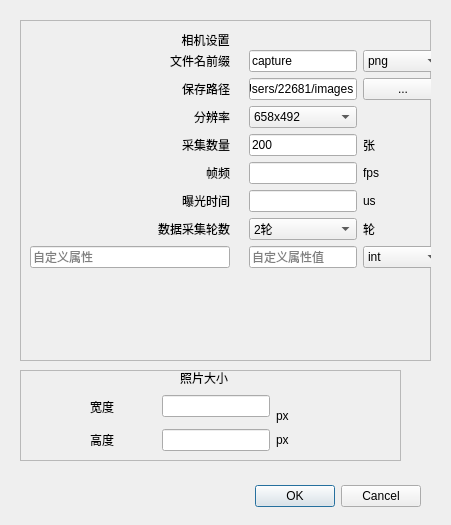
<?xml version="1.0" encoding="UTF-8"?>
<ui version="4.0">
 <class>SettingDialog</class>
 <widget class="QDialog" name="SettingDialog">
  <property name="geometry">
   <rect>
    <x>0</x>
    <y>0</y>
    <width>451</width>
    <height>525</height>
   </rect>
  </property>
  <property name="windowTitle">
   <string>Dialog</string>
  </property>
  <widget class="QDialogButtonBox" name="buttonBox">
   <property name="geometry">
    <rect>
     <x>80</x>
     <y>480</y>
     <width>341</width>
     <height>32</height>
    </rect>
   </property>
   <property name="orientation">
    <enum>Qt::Orientation::Horizontal</enum>
   </property>
   <property name="standardButtons">
    <set>QDialogButtonBox::StandardButton::Cancel|QDialogButtonBox::StandardButton::Ok</set>
   </property>
  </widget>
  <widget class="QFrame" name="frame">
   <property name="geometry">
    <rect>
     <x>20</x>
     <y>20</y>
     <width>411</width>
     <height>341</height>
    </rect>
   </property>
   <property name="frameShape">
    <enum>QFrame::Shape::StyledPanel</enum>
   </property>
   <property name="frameShadow">
    <enum>QFrame::Shadow::Raised</enum>
   </property>
   <widget class="QLabel" name="label">
    <property name="geometry">
     <rect>
      <x>10</x>
      <y>10</y>
      <width>351</width>
      <height>20</height>
     </rect>
    </property>
    <property name="text">
     <string>相机设置</string>
    </property>
    <property name="alignment">
     <set>Qt::AlignmentFlag::AlignCenter</set>
    </property>
   </widget>
   <widget class="QWidget" name="formLayoutWidget">
    <property name="geometry">
     <rect>
      <x>10</x>
      <y>30</y>
      <width>413</width>
      <height>321</height>
     </rect>
    </property>
    <layout class="QGridLayout" name="gridLayout" columnstretch="1,0,0,0,0,0">
     <item row="9" column="1">
      <widget class="QLabel" name="label_11">
       <property name="text">
        <string/>
       </property>
      </widget>
     </item>
     <item row="0" column="4">
      <widget class="QLineEdit" name="filePrefix">
       <property name="sizePolicy">
        <sizepolicy hsizetype="Fixed" vsizetype="Fixed">
         <horstretch>0</horstretch>
         <verstretch>0</verstretch>
        </sizepolicy>
       </property>
       <property name="text">
        <string>capture</string>
       </property>
      </widget>
     </item>
     <item row="6" column="4">
      <widget class="QLineEdit" name="exposureTime">
       <property name="sizePolicy">
        <sizepolicy hsizetype="Fixed" vsizetype="Fixed">
         <horstretch>0</horstretch>
         <verstretch>0</verstretch>
        </sizepolicy>
       </property>
      </widget>
     </item>
     <item row="3" column="5">
      <widget class="QLabel" name="label_13">
       <property name="text">
        <string>张</string>
       </property>
      </widget>
     </item>
     <item row="6" column="0">
      <widget class="QLabel" name="label_6">
       <property name="text">
        <string>曝光时间</string>
       </property>
       <property name="alignment">
        <set>Qt::AlignmentFlag::AlignRight|Qt::AlignmentFlag::AlignTrailing|Qt::AlignmentFlag::AlignVCenter</set>
       </property>
      </widget>
     </item>
     <item row="2" column="0">
      <widget class="QLabel" name="label_18">
       <property name="text">
        <string>分辨率</string>
       </property>
       <property name="alignment">
        <set>Qt::AlignmentFlag::AlignRight|Qt::AlignmentFlag::AlignTrailing|Qt::AlignmentFlag::AlignVCenter</set>
       </property>
      </widget>
     </item>
     <item row="5" column="0">
      <widget class="QLabel" name="label_5">
       <property name="text">
        <string>帧频</string>
       </property>
       <property name="alignment">
        <set>Qt::AlignmentFlag::AlignRight|Qt::AlignmentFlag::AlignTrailing|Qt::AlignmentFlag::AlignVCenter</set>
       </property>
      </widget>
     </item>
     <item row="5" column="5">
      <widget class="QLabel" name="label_15">
       <property name="text">
        <string>fps</string>
       </property>
      </widget>
     </item>
     <item row="0" column="5">
      <widget class="QComboBox" name="imageFormat">
       <item>
        <property name="text">
         <string>png</string>
        </property>
       </item>
       <item>
        <property name="text">
         <string>tiff</string>
        </property>
       </item>
      </widget>
     </item>
     <item row="6" column="5">
      <widget class="QLabel" name="label_14">
       <property name="text">
        <string>us</string>
       </property>
      </widget>
     </item>
     <item row="1" column="0">
      <widget class="QLabel" name="label_3">
       <property name="text">
        <string>保存路径</string>
       </property>
       <property name="alignment">
        <set>Qt::AlignmentFlag::AlignRight|Qt::AlignmentFlag::AlignTrailing|Qt::AlignmentFlag::AlignVCenter</set>
       </property>
      </widget>
     </item>
     <item row="3" column="4">
      <widget class="QLineEdit" name="image2save">
       <property name="sizePolicy">
        <sizepolicy hsizetype="Fixed" vsizetype="Fixed">
         <horstretch>0</horstretch>
         <verstretch>0</verstretch>
        </sizepolicy>
       </property>
       <property name="text">
        <string>200</string>
       </property>
      </widget>
     </item>
     <item row="8" column="4">
      <widget class="QLineEdit" name="customValue">
       <property name="placeholderText">
        <string>自定义属性值</string>
       </property>
      </widget>
     </item>
     <item row="0" column="0">
      <widget class="QLabel" name="label_2">
       <property name="text">
        <string>文件名前缀</string>
       </property>
       <property name="alignment">
        <set>Qt::AlignmentFlag::AlignRight|Qt::AlignmentFlag::AlignTrailing|Qt::AlignmentFlag::AlignVCenter</set>
       </property>
      </widget>
     </item>
     <item row="3" column="0">
      <widget class="QLabel" name="label_4">
       <property name="text">
        <string>采集数量</string>
       </property>
       <property name="alignment">
        <set>Qt::AlignmentFlag::AlignRight|Qt::AlignmentFlag::AlignTrailing|Qt::AlignmentFlag::AlignVCenter</set>
       </property>
      </widget>
     </item>
     <item row="5" column="4">
      <widget class="QLineEdit" name="fps">
       <property name="sizePolicy">
        <sizepolicy hsizetype="Fixed" vsizetype="Fixed">
         <horstretch>0</horstretch>
         <verstretch>0</verstretch>
        </sizepolicy>
       </property>
      </widget>
     </item>
     <item row="1" column="4">
      <widget class="QLineEdit" name="filePath">
       <property name="sizePolicy">
        <sizepolicy hsizetype="Fixed" vsizetype="Fixed">
         <horstretch>0</horstretch>
         <verstretch>0</verstretch>
        </sizepolicy>
       </property>
       <property name="text">
        <string>/Users/22681/images</string>
       </property>
      </widget>
     </item>
     <item row="8" column="0">
      <widget class="QLineEdit" name="customAttr">
       <property name="placeholderText">
        <string>自定义属性</string>
       </property>
      </widget>
     </item>
     <item row="2" column="4">
      <widget class="QComboBox" name="resolution">
       <item>
        <property name="text">
         <string>658x492</string>
        </property>
       </item>
       <item>
        <property name="text">
         <string>600x400</string>
        </property>
       </item>
       <item>
        <property name="text">
         <string>300x200</string>
        </property>
       </item>
      </widget>
     </item>
     <item row="8" column="5">
      <widget class="QComboBox" name="customType">
       <item>
        <property name="text">
         <string>int</string>
        </property>
       </item>
       <item>
        <property name="text">
         <string>float</string>
        </property>
       </item>
       <item>
        <property name="text">
         <string>bool</string>
        </property>
       </item>
       <item>
        <property name="text">
         <string>string</string>
        </property>
       </item>
      </widget>
     </item>
     <item row="1" column="5">
      <widget class="QPushButton" name="selectDir">
       <property name="text">
        <string>...</string>
       </property>
      </widget>
     </item>
     <item row="7" column="0">
      <widget class="QLabel" name="label_rounds">
       <property name="text">
        <string>数据采集轮数</string>
       </property>
       <property name="alignment">
        <set>Qt::AlignmentFlag::AlignRight|Qt::AlignmentFlag::AlignTrailing|Qt::AlignmentFlag::AlignVCenter</set>
       </property>
      </widget>
     </item>
     <item row="7" column="4">
      <widget class="QComboBox" name="roundsCombo">
       <item>
        <property name="text">
         <string>2轮</string>
        </property>
       </item>
       <item>
        <property name="text">
         <string>3轮</string>
        </property>
       </item>
       <item>
        <property name="text">
         <string>4轮</string>
        </property>
       </item>
       <item>
        <property name="text">
         <string>5轮</string>
        </property>
       </item>
       <item>
        <property name="text">
         <string>6轮</string>
        </property>
       </item>
       <item>
        <property name="text">
         <string>7轮</string>
        </property>
       </item>
       <item>
        <property name="text">
         <string>8轮</string>
        </property>
       </item>
       <item>
        <property name="text">
         <string>9轮</string>
        </property>
       </item>
       <item>
        <property name="text">
         <string>10轮</string>
        </property>
       </item>
      </widget>
     </item>
     <item row="7" column="5">
      <widget class="QLabel" name="label_rounds_unit">
       <property name="text">
        <string>轮</string>
       </property>
      </widget>
     </item>
    </layout>
   </widget>
  </widget>
  <widget class="QFrame" name="frame_2">
   <property name="geometry">
    <rect>
     <x>20</x>
     <y>370</y>
     <width>381</width>
     <height>91</height>
    </rect>
   </property>
   <property name="frameShape">
    <enum>QFrame::Shape::StyledPanel</enum>
   </property>
   <property name="frameShadow">
    <enum>QFrame::Shadow::Raised</enum>
   </property>
   <widget class="QLabel" name="label_7">
    <property name="geometry">
     <rect>
      <x>160</x>
      <y>0</y>
      <width>60</width>
      <height>16</height>
     </rect>
    </property>
    <property name="text">
     <string>照片大小</string>
    </property>
   </widget>
   <widget class="QWidget" name="layoutWidget">
    <property name="geometry">
     <rect>
      <x>70</x>
      <y>20</y>
      <width>251</width>
      <height>61</height>
     </rect>
    </property>
    <layout class="QGridLayout" name="gridLayout_2">
     <item row="0" column="1" rowspan="2">
      <widget class="QLineEdit" name="cameraWidth">
       <property name="sizePolicy">
        <sizepolicy hsizetype="Fixed" vsizetype="Fixed">
         <horstretch>0</horstretch>
         <verstretch>0</verstretch>
        </sizepolicy>
       </property>
      </widget>
     </item>
     <item row="2" column="0">
      <widget class="QLabel" name="label_10">
       <property name="text">
        <string>高度</string>
       </property>
      </widget>
     </item>
     <item row="0" column="0" rowspan="2">
      <widget class="QLabel" name="label_9">
       <property name="text">
        <string>宽度</string>
       </property>
      </widget>
     </item>
     <item row="2" column="1">
      <widget class="QLineEdit" name="cameraHeight">
       <property name="sizePolicy">
        <sizepolicy hsizetype="Fixed" vsizetype="Fixed">
         <horstretch>0</horstretch>
         <verstretch>0</verstretch>
        </sizepolicy>
       </property>
      </widget>
     </item>
     <item row="1" column="2">
      <widget class="QLabel" name="label_8">
       <property name="text">
        <string>px</string>
       </property>
      </widget>
     </item>
     <item row="2" column="2">
      <widget class="QLabel" name="label_16">
       <property name="text">
        <string>px</string>
       </property>
      </widget>
     </item>
    </layout>
   </widget>
  </widget>
 </widget>
 <resources/>
 <connections>
  <connection>
   <sender>buttonBox</sender>
   <signal>accepted()</signal>
   <receiver>SettingDialog</receiver>
   <slot>accept()</slot>
   <hints>
    <hint type="sourcelabel">
     <x>248</x>
     <y>254</y>
    </hint>
    <hint type="destinationlabel">
     <x>157</x>
     <y>274</y>
    </hint>
   </hints>
  </connection>
  <connection>
   <sender>buttonBox</sender>
   <signal>rejected()</signal>
   <receiver>SettingDialog</receiver>
   <slot>reject()</slot>
   <hints>
    <hint type="sourcelabel">
     <x>316</x>
     <y>260</y>
    </hint>
    <hint type="destinationlabel">
     <x>286</x>
     <y>274</y>
    </hint>
   </hints>
  </connection>
 </connections>
</ui>
